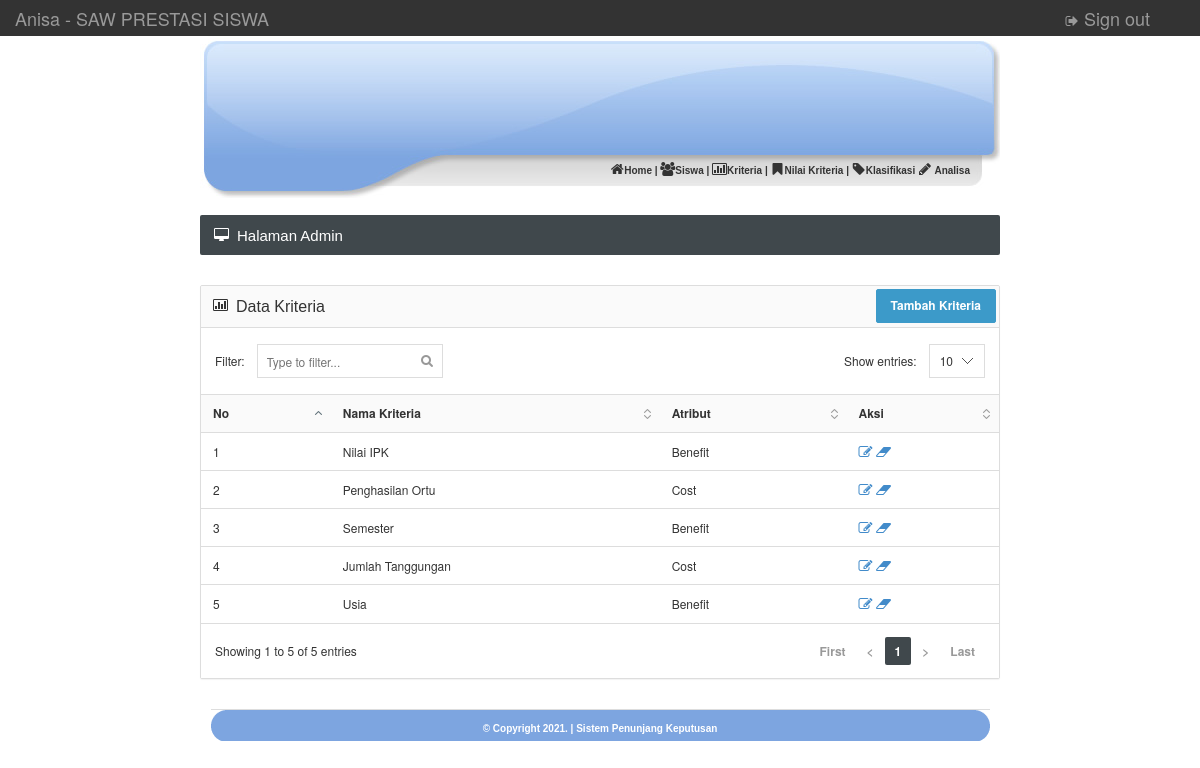
Page /admin/kriteria.php (signed in) on the earlier database version.
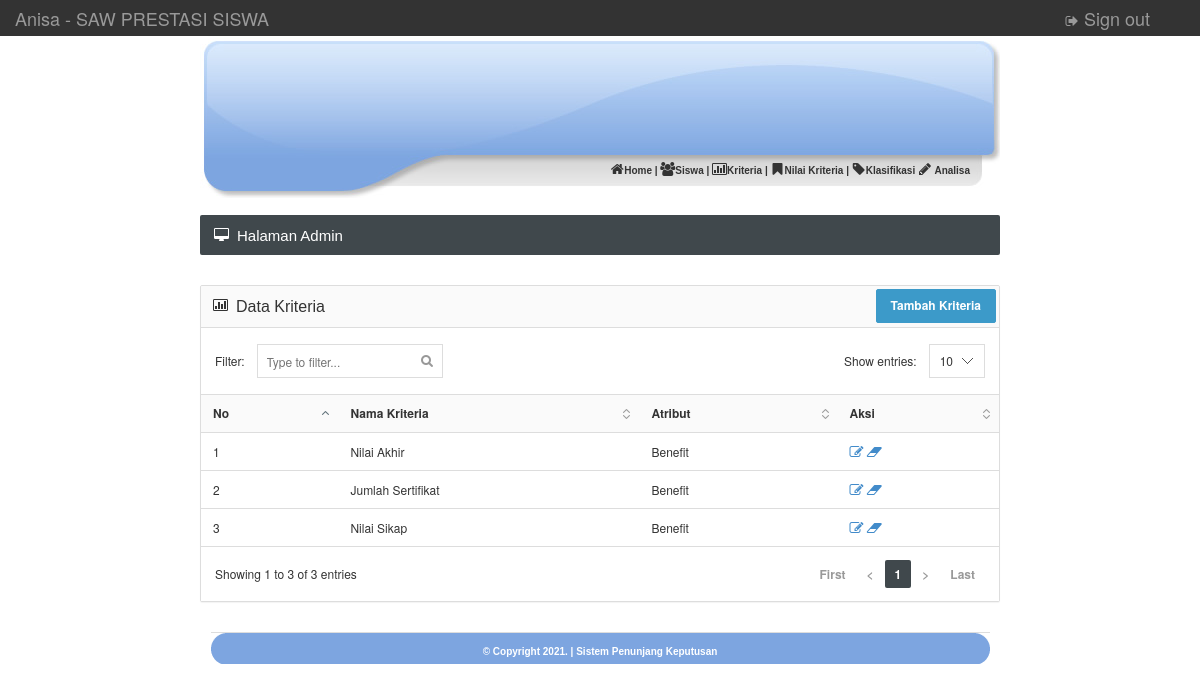
Same page on the later database version.
### tables this page shows
CREATE TABLE `kriteria` (
  `id_kriteria` int(5) NOT NULL,
  `namakriteria` varchar(100) NOT NULL,
  `atribut` varchar(100) NOT NULL
);

### admin/kriteria.php (the view)
<?php
include "head.php";
?>
			<?php include "menu.php"; ?>
			</div>
		<br />
		<div id="content">
			<div class="page-title">
				<h5><i class="fa fa-desktop"></i> Halaman Admin</h5>
			</div>
			<div class="panel panel-default">
				<div class="panel-heading" align="right"><h6 class="panel-title"><i class="fa fa-bar-chart-o"></i> Data Kriteria</h6>
				<a href="kriteria_tambah.php"><input type="submit" value="Tambah Kriteria" class="btn btn-info"></a>
				</div>
				<div class="datatable">
					<table class="table table-hover">
						<thead>
							<tr>
								<th>No</th>
								<th>Nama Kriteria</th>
								<th>Atribut</th>
								<th>Aksi</th>
							</tr>
						</thead>
						<tbody>
							<?php
							$nomor = 0;
							$hasil = mysqli_query($conn,"select * from kriteria");
							while ($dataku = mysqli_fetch_array($hasil)) {
							?>
								<tr>
									<td><?php echo $nomor=$nomor+1; ?></td>
									<td><?php echo $dataku['namakriteria']; ?></td>
									<td><?php echo $dataku['atribut']; ?></td>
									<td>
										<a href="kriteria_edit.php?id_kriteria=<?php echo $dataku['id_kriteria']; ?>">
										<i class='fa fa-edit'></i>
										</a>
										<a href="kriteria_hapus.php?id_kriteria=<?php echo $dataku['id_kriteria']; ?>">
										<i class='fa fa-eraser'></i>
										</a>
									</td>
								</tr>
							<?php }	?>
						</tbody>
					</table>
				</div>
			</div>
<?php include "footer.php"; ?>

### admin/head.php (shortened to what this page needs)
<!DOCTYPE html>
<html xmlns="http://www.w3.org/1999/xhtml" xml:lang="en" lang="en">
<head>
	<link rel="stylesheet" href="../images/style.css" type="text/css" />
	<link rel="stylesheet" type="text/css" href="../css/bootstrap.min.css">
	<link rel="stylesheet" type="text/css" href="../css/brain-theme.css">
	<link rel="stylesheet" type="text/css" href="../css/styles.css">
	<link rel="stylesheet" type="text/css" href="../css/font-awesome.min.css">
	<link rel="stylesheet" type="text/css" href="../css/font.css">
</head>
<body>
	<div class="navbar navbar-inverse navbar-fixed-top" role="navigation">
		<div class="container-fluid">
			<div class="navbar-header">
				<a class="navbar-brand" href="index.php">Anisa - SAW PRESTASI SISWA</a>
			</div>
			<div class="navbar-right">
				<a class="navbar-brand" href="logout.php"><i class="fa fa-sign-out"></i> Sign out</a>
			</div>
		</div>
	</div>
	<div id="page" align="center">
		<div id="header">

### admin/menu.php
<div align="right" class="links_menu" id="menu">
	<a href="index.php"><i class="fa fa-home"></i>Home</a> |
	<a href="siswa.php"><i class="fa fa-users"></i>Siswa</a> |
	<a href="kriteria.php"><i class="fa fa-bar-chart-o"></i>Kriteria</a> |
	<a href="himpunan.php"><i class="fa fa-bookmark"></i>Nilai Kriteria</a> |
	<a href="klasifikasi.php"><i class="fa fa-tag"></i>Klasifikasi</a>
	<a href="analisa.php"><i class="fa fa-pencil"></i> Analisa</a>
 </div>

### admin/footer.php (shortened to what this page needs)
<div class="footer">
		<b>&copy; Copyright <?php echo date("Y") ?>. | Sistem Penunjang Keputusan</b>
			</div>
		</div>
	</div>
</body>
</html>

### images/style.css (style rules this page uses)
body { margin-top: 0px; margin-left: 0px; margin-right: 0px; margin-bottom: 0px; }
#header { width: 800px; position:relative; height: 162px; background-image:url(header.jpg); background-repeat:no-repeat; }
#menu { position:absolute; bottom: 20px; right: 30px; font-family: Verdana, Arial, Helvetica, sans-serif; font-size: 10px; font-weight: bold; }
#menu a { font-family: Verdana, Arial, Helvetica, sans-serif; font-size: 10px; font-weight: bold; color:#333333; text-decoration:none; }
#content { width: 800px; }
.footer { width: 779px; height: 32px; background-image:url(bg_footer.gif); background-repeat:no-repeat; clear:both; font-family: Verdana, Arial, Helvetica, sans-serif; font-size: 10px; font-weight: bold; color:#FFFFFF; }

### css/styles.css (style rules this page uses)
@media (min-width: 768px) { a, .btn, .caret, .close, .sidebar, .select2-choice abbr, .select2-highlighted, .ui-slider-range, .ui-datepicker-trigger, .ui-timepicker-list li, .checker span:after, .checker span, .navbar-toggle, .thumb-options, .select2-arrow b, .thumb-zoom img, .fc-button, .page-content { -webkit-transition: all 0.15s ease-in-out; -moz-transition: all 0.15s ease-in-out; -o-transition: all 0.15s ease-in-out; transition: all 0.15s ease-in-out; } }
.fa { position: relative; font-size: 14px; min-width: 14px; text-align: center; }
h1, h2, h3, h4, h5, h6, .navigation > li > a, .stats li span { font-family: 'Cuprum', sans-serif; font-weight: normal; }
.page-title { color: #fff; background-color: #40484C; -moz-box-shadow: 0 1px 0 #fff; -webkit-box-shadow: 0 1px 0 #FFF; box-shadow: 0 1px 0 #FFF; border-radius: 2px; margin-bottom: 30px; }
.page-title:after { content: ""; display: table; clear: both; }
.page-title h5 { margin: 0; float: left; display: block; font-size: 15px; padding: 13px 14px 12px 14px; line-height: 1; }
.dataTable { border-collapse: collapse; border-top: 1px solid #ddd; border-bottom: 1px solid #ddd; }
.dataTable thead th { background-color: #fafafa; cursor: pointer; }
.sorting { background: url('../images/interface/tables/sort_both.png') no-repeat 100%; padding-right: 24px!important; }
.sorting_asc { background: url('../images/interface/tables/sort_asc.png') no-repeat 100%; padding-right: 24px!important; }
.footer { padding: 12px 0; border-top: 1px solid #ddd; }

Differences in the rows shown:
removed kriteria: namakriteria "Nilai IPK", atribut "Benefit"
removed kriteria: nomor "2", namakriteria "Penghasilan Ortu", atribut "Cost"
removed kriteria: nomor "3", namakriteria "Semester", atribut "Benefit"
removed kriteria: nomor "4", namakriteria "Jumlah Tanggungan", atribut "Cost"
removed kriteria: nomor "5", namakriteria "Usia", atribut "Benefit"
added kriteria: namakriteria "Nilai Akhir", atribut "Benefit"
added kriteria: nomor "2", namakriteria "Jumlah Sertifikat", atribut "Benefit"
added kriteria: nomor "3", namakriteria "Nilai Sikap", atribut "Benefit"
Other differences:
text written by a page script: "Filter: Show entries: 10 Showing 1 to 5 of 5 entries First < 1 > Last" → "Filter: Show entries: 10 Showing 1 to 3 of 3 entries First < 1 > Last"
